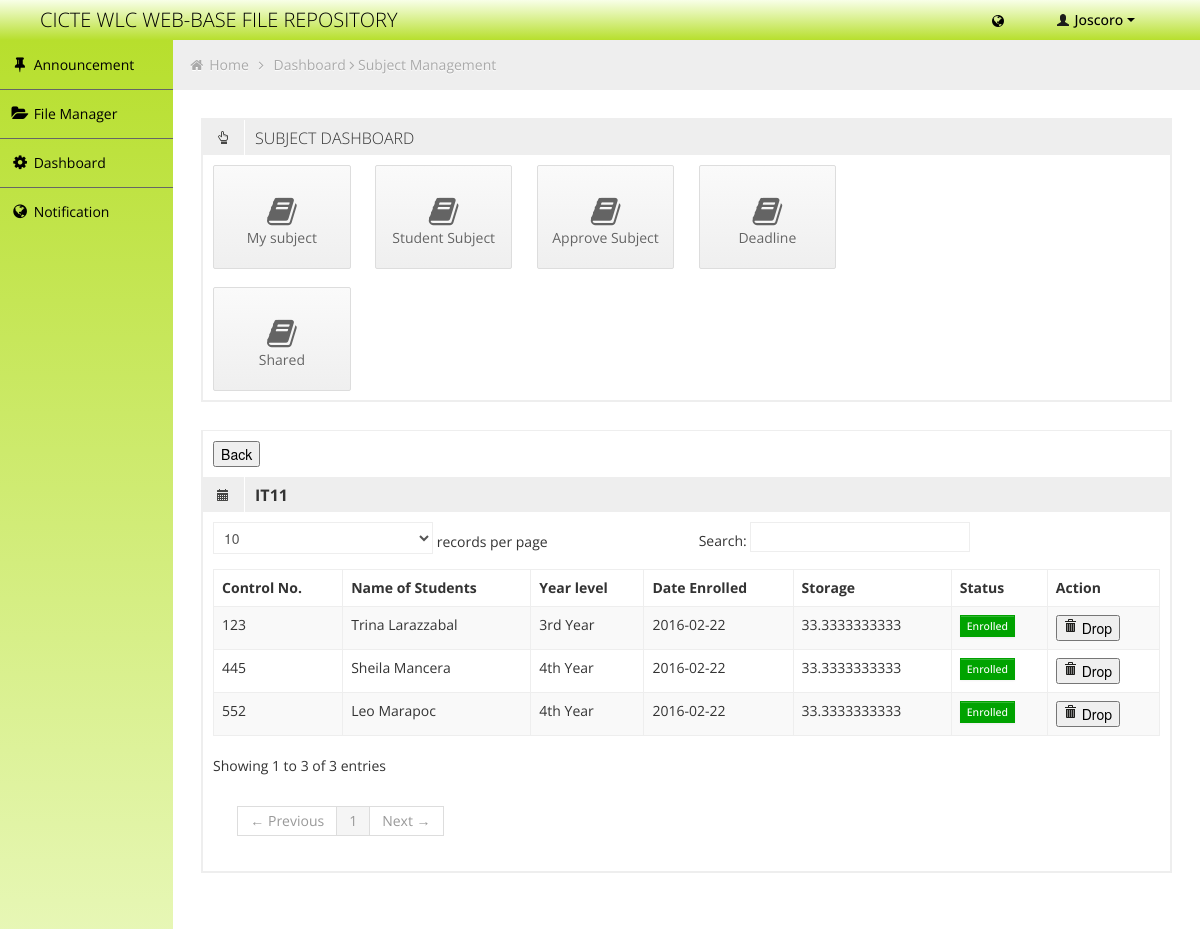
The page /subjectmanagement.php?subject=persubjstud&&subcode=IT11 (signed in) on the database its author committed.
### tables this page shows
CREATE TABLE `fr_staff` (
  `id` int(11) NOT NULL auto_increment,
  `user_id` int(11) NOT NULL,
  `FirstN` varchar(50) NOT NULL,
  `LastN` varchar(50) NOT NULL,
  `midN` varchar(50) NOT NULL,
  `size_limit` int(11) NOT NULL,
  PRIMARY KEY  (`id`)
);

CREATE TABLE `fr_path` (
  `id` int(11) NOT NULL auto_increment,
  `url` varchar(30000) NOT NULL,
  `user_id` int(11) NOT NULL,
  PRIMARY KEY  (`id`)
);

CREATE TABLE `fr_stud` (
  `id` int(11) NOT NULL auto_increment,
  `user_id` int(11) NOT NULL,
  `ControlNo` int(11) NOT NULL,
  `FName` varchar(50) NOT NULL,
  `LName` varchar(50) NOT NULL,
  `Mname` varchar(50) NOT NULL,
  `Course` varchar(30) NOT NULL,
  `Year` varchar(30) NOT NULL,
  `size_limit` int(11) NOT NULL,
  PRIMARY KEY  (`id`),
  UNIQUE KEY `ControlNo` (`ControlNo`)
);

CREATE TABLE `fr_stud_subject` (
  `id` int(11) NOT NULL auto_increment,
  `user_id` int(11) NOT NULL,
  `subject` varchar(100) NOT NULL,
  `url` varchar(1000) NOT NULL,
  `subject_id` int(11) NOT NULL,
  `Date_Created` date NOT NULL,
  `Time_Created` time NOT NULL,
  `status` enum('APPROVED','DISAPPROVED','Dropped') NOT NULL,
  `size_limit` double NOT NULL,
  PRIMARY KEY  (`id`)
);

### subjectmanagement/persubjectstud.php (the view)
<div class="box-content">
	<a href="subjectmanagement.php?subject=student"><button>Back</button></a>
</div>
<div class="box-header" data-original-title>
	<h2><i class="halflings-icon calendar"></i><span class="break"></span><b><?php echo $_GET['subcode']; ?></b></h2>
</div>
<div class="box-content">
	<table class="table table-striped table-bordered bootstrap-datatable datatable">
	  <thead>
		  <tr>
		  	<th >Control No.</th>
				<th >Name of Students</th>
				<th >Year level</th>
				<th >Date Enrolled</th>
				<th>Storage</th>
				<th>Status</th>
				<th >Action</th>
		  </tr>
	  </thead>
	  <tbody>
	  	<?php
	  		$result = mysql_query("SELECT stud.ControlNo,stud.FName,stud.LName,stud.Year,studsub.* FROM fr_ins_subject as sub,fr_stud as stud,fr_stud_subject as studsub , fr_subject WHERE fr_subject.SubCode = sub.Subject AND studsub.subject_id = sub.id AND studsub.user_id = stud.user_id AND sub.Subject = '".$_GET['subcode']."'")or die(mysql_error());
	  		if(mysql_num_rows($result) > 0)
		 	{
		 		while ($row = mysql_fetch_array($result))
		 		{
		 ?>
		 		<tr>
		 			<td><?php echo $row['ControlNo']?></td>
		            <td><?php echo $row['FName']." ".$row['LName']; ?></td>
		            <td><?php echo $row['Year']; ?></td>
		            <td><?php echo $row['Date_Created']; ?></td>
		              <td><?php echo $row['size_limit']; ?></td>
		            <td><?php echo  $row['status'] == 'APPROVED' ? '<span class="btn btn-mini btn-success">Enrolled</span>' : '<span class="btn btn-mini btn-danger">'.$row['status'].'</span>' ; ?> </td>
		            <td><a onclick="return confirm('Are you sure you want to Drop?');" href="php/delete.php?delete=drop&&id=<?php echo $row['id']; ?>"><button><i class="halflings-icon trash"></i> Drop</button></a></td>
			    </tr>
		<?php
				}
			}
			?>
	  </tbody>
  </table>
</div>

### php/header.php (shortened to what this page needs)
<?php
		if($_SESSION['UserLvl'] == 1)
		{
			$result1 = mysql_query("SELECT * FROM fr_stud WHERE user_id = '".$_SESSION['user_id']."'");
			$row1 = mysql_fetch_array($result1);
			$name = $row1['FName'];
			$lname = $row1['LName'];
		}
		else  if($_SESSION['UserLvl'] >= 3)
		{
			$result1 = mysql_query("SELECT * FROM fr_staff WHERE user_id = '".$_SESSION['user_id']."'");
			$row1 = mysql_fetch_array($result1);
			$name = $row1['FirstN'];
		}
?>
<div class="navbar">
	<div class="navbar-inner">
		<div class="container-fluid">
			<a class="brand" href=""><span>CICTE WLC WEB-BASE FILE REPOSITORY</span></a>
			<div class="nav-no-collapse header-nav">
				<ul class="nav pull-right">
					<li class="dropdown hidden-phone">
								<a class="btn dropdown-toggle" data-toggle="dropdown" href="#">
										<i class="icon-globe"></i>
								</a>
					</li>
					<li class="dropdown">
						<a class="btn dropdown-toggle" data-toggle="dropdown" href="#">
							<i class="halflings-icon white user"></i> <?php echo $name; ?>
							<span class="caret"></span>
						</a>
					</li>
				</ul>
			</div>
		</div>
	</div>
</div>

### php/menu.php
<div id="sidebar-left" class="span2">
	<div class="nav-collapse sidebar-nav">
		<ul class="nav nav-tabs nav-stacked main-menu">
			<li><a href="newsfeed.php"><i class="icon-pushpin"></i><span class="hidden-tablet"> Announcement </span></a></li>
			<?php
				$result = mysql_query("SELECT * FROM  fr_path WHERE user_id = '".$_SESSION['user_id']."'") or die('Error share: '. mysql_error());
			 	if(mysql_num_rows($result) > 0)
			 	{
			 		while ($row = mysql_fetch_array($result))
			 		{
			?>
						<li><a href="index.php?id=<?php echo $row['id']; ?>"><i class="icon-folder-open"></i><span class="hidden-tablet"> File Manager </span></a></li>
			<?php
			 		}
			 	}
			?>
			<?php
				if($_SESSION['UserLvl'] == '1')
				{
			?>
					<li><a href="enroll_subject.php?subject=enroll"><i class="icon-book"></i><span class="hidden-tablet"> Enroll subject </span></a></li>
					<li><a href="enroll_subject.php?subject=subject"><i class="icon-book"></i><span class="hidden-tablet"> My subject </span></a></li>
					<li><a href="messages.php"><i class="icon-globe"></i><span class="hidden-tablet"> Notification</span>
					</a></li>
			<?php
				}
				else
				{
			?>
					<li><a href="dashboard.php"><i class="icon-cog"></i><span class="hidden-tablet"> Dashboard </span></a></li>
					<li><a href="messages.php"><i class="icon-globe"></i><span class="hidden-tablet"> Notification</span>
					</a></li>
			<?php
				}
			?>
		</ul>
	</div>
</div>

### css/style-responsive.css (style rules this page uses)
@media (min-width: 1200px) { #sidebar-left { background: rgb(248,255,232); background: -moz-linear-gradient(bottom, rgba(248,255,232,1) 0%, rgba(227,245,171,1) 33%, rgba(183,223,45,1) 100%); background: -webkit-gradient(linear, left bottom, left top, color-stop(0%,rgba(248,255,232,1)), color-stop(33%,rgba(227,245,171,1)), color-stop(100%,rgba(183,223,45,1))); background: -webkit-linear-gradient(bottom, rgba(248,255,232,1) 0%,rgba(227,245,171,1) 33%,rgba(183,223,45,1) 100%); background: -o-linear-gradient(bottom, rgba(248,255,232,1) 0%,rgba(227,245,171,1) 33%,rgba(183,223,45,1) 100%); background: -ms-linear-gradient(bottom, rgba(248,255,232,1) 0%,rgba(227,245,171,1) 33%,rgba(183,223,45,1) 100%); background: linear-gradient(to top, rgba(248,255,232,1) 0%,rgba(227,245,171,1) 33%,rgba(183,223,45,1) 100%); filter: progid:DXImageTransform.Microsoft.gradient( startColorstr='#f8ffe8', endColorstr='#b7df2d',GradientType=0 ); margin-left: 0px !important; position: absolute; height: 100%; } }
@media (min-width: 1200px) { .sidebar-nav > ul { margin: 0px; } }

### css/halflings.css (style rules this page uses)
html, html .halflings { -webkit-font-smoothing: antialiased !important; }
.halflings-icon { display: inline-block; width: 14px; height: 14px; line-height: 14px; vertical-align: text-top; background-image: url(../img/glyphicons_halflings.svg); background-position: 0 0; background-repeat: no-repeat; vertical-align: top; *display: inline; *zoom: 1; *margin-right: .3em; }
.halflings-icon.user { background-position: -168px 0; }
.halflings-icon.trash { background-position: -456px 0; }
.halflings-icon.calendar { background-position: -192px -120px; }

### rows shown on the page
fr_staff: FirstN "Joscoro"
fr_stud: ControlNo "552", FName "Leo", LName "Marapoc", Year "4th Year", fr_stud_subject.Date_Created "2016-02-22", fr_stud_subject.size_limit "33.3333333333"
fr_stud: ControlNo "445", FName "Sheila", LName "Mancera", Year "4th Year", fr_stud_subject.Date_Created "2016-02-22", fr_stud_subject.size_limit "33.3333333333"
fr_stud: ControlNo "123", FName "Trina", LName "Larazzabal", Year "3rd Year", fr_stud_subject.Date_Created "2016-02-22", fr_stud_subject.size_limit "33.3333333333"

### other values the page prints
$_GET['subcode'] "IT11"
